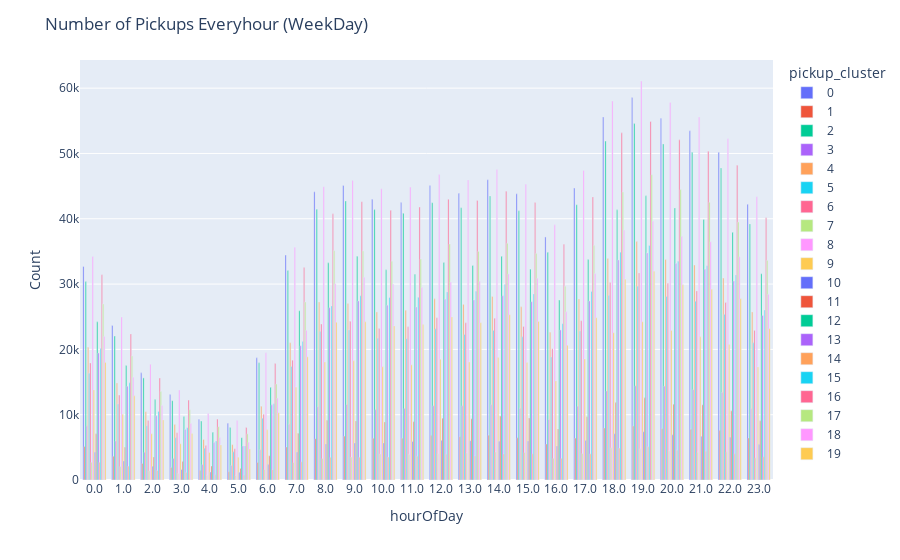

Notebook code for this chart:
### Code cell
# Plot 
temp1 = df[df['dayOfWeek'] < 5]
temp = (temp1.groupby(['pickup_cluster', 'hourOfDay'])['medallion'].count())
temp = temp.reset_index()
temp["pickup_cluster"] = temp["pickup_cluster"].astype(str)
temp["hourOfDay"] = temp["hourOfDay"].astype(str)
fig = px.bar(temp, x='hourOfDay', y='medallion', color='pickup_cluster',
       barmode='group', labels={'medallion': 'Count'})
fig.update_layout(title_text="Number of Pickups Everyhour (WeekDay)")

### Figure 1 — Plotly figure (JSON) as saved in the notebook; plotly's stock layout.template omitted (floating-point values rounded to 4 significant figures)
{"data": [{"alignmentgroup": "True", "hovertemplate": "pickup_cluster=0<br>hourOfDay=%{x}<br>Count=%{y}<extra></extra>", "legendgroup": "0", "marker": {"color": "#636efa", "pattern": {"shape": ""}}, "name": "0", "offsetgroup": "0", "orientation": "v", "showlegend": true, "textposition": "auto", "type": "bar", "x": ["0.0", "1.0", "2.0", "3.0", "4.0", "5.0", "6.0", "7.0", "8.0", "9.0", "10.0", "11.0", "12.0", "13.0", "14.0", "15.0", "16.0", "17.0", "18.0", "19.0", "20.0", "21.0", "22.0", "23.0"], "xaxis": "x", "y": [32693, 23663, 16404, 13101, 9311, 8671, 18706, 34445, 44128, 45098, 42998, 42477, 45095, 43912, 45976, 43824, 37216, 44712, 55592, 58581, 55410, 53479, 50180, 42234], "yaxis": "y"}, {"alignmentgroup": "True", "hovertemplate": "pickup_cluster=1<br>hourOfDay=%{x}<br>Count=%{y}<extra></extra>", "legendgroup": "1", "marker": {"color": "#EF553B", "pattern": {"shape": ""}}, "name": "1", "offsetgroup": "1", "orientation": "v", "showlegend": true, "textposition": "auto", "type": "bar", "x": ["0.0", "1.0", "2.0", "3.0", "4.0", "5.0", "6.0", "7.0", "8.0", "9.0", "10.0", "11.0", "12.0", "13.0", "14.0", "15.0", "16.0", "17.0", "18.0", "19.0", "20.0", "21.0", "22.0", "23.0"], "xaxis": "x", "y": [5124, 3637, 2528, 1928, 1440, 1266, 2693, 5066, 6331, 6723, 6378, 6386, 6799, 6634, 6870, 6457, 5506, 6424, 7946, 8258, 7858, 7788, 7561, 6424], "yaxis": "y"}, {"alignmentgroup": "True", "hovertemplate": "pickup_cluster=2<br>hourOfDay=%{x}<br>Count=%{y}<extra></extra>", "legendgroup": "2", "marker": {"color": "#00cc96", "pattern": {"shape": ""}}, "name": "2", "offsetgroup": "2", "orientation": "v", "showlegend": true, "textposition": "auto", "type": "bar", "x": ["0.0", "1.0", "2.0", "3.0", "4.0", "5.0", "6.0", "7.0", "8.0", "9.0", "10.0", "11.0", "12.0", "13.0", "14.0", "15.0", "16.0", "17.0", "18.0", "19.0", "20.0", "21.0", "22.0", "23.0"], "xaxis": "x", "y": [30382, 22036, 15632, 12143, 9031, 8042, 17957, 32077, 41472, 42734, 41401, 40830, 42462, 41691, 43481, 41227, 34892, 42155, 51907, 54575, 51456, 50179, 47763, 39217], "yaxis": "y"}, {"alignmentgroup": "True", "hovertemplate": "pickup_cluster=3<br>hourOfDay=%{x}<br>Count=%{y}<extra></extra>", "legendgroup": "3", "marker": {"color": "#ab63fa", "pattern": {"shape": ""}}, "name": "3", "offsetgroup": "3", "orientation": "v", "showlegend": true, "textposition": "auto", "type": "bar", "x": ["0.0", "1.0", "2.0", "3.0", "4.0", "5.0", "6.0", "7.0", "8.0", "9.0", "10.0", "11.0", "12.0", "13.0", "14.0", "15.0", "16.0", "17.0", "18.0", "19.0", "20.0", "21.0", "22.0", "23.0"], "xaxis": "x", "y": [8299, 5971, 4262, 3307, 2361, 2233, 4633, 8543, 11217, 11556, 10782, 10970, 11374, 11356, 11522, 11000, 9274, 11297, 13638, 14427, 14376, 13834, 13415, 10904], "yaxis": "y"}, {"alignmentgroup": "True", "hovertemplate": "pickup_cluster=4<br>hourOfDay=%{x}<br>Count=%{y}<extra></extra>", "legendgroup": "4", "marker": {"color": "#FFA15A", "pattern": {"shape": ""}}, "name": "4", "offsetgroup": "4", "orientation": "v", "showlegend": true, "textposition": "auto", "type": "bar", "x": ["0.0", "1.0", "2.0", "3.0", "4.0", "5.0", "6.0", "7.0", "8.0", "9.0", "10.0", "11.0", "12.0", "13.0", "14.0", "15.0", "16.0", "17.0", "18.0", "19.0", "20.0", "21.0", "22.0", "23.0"], "xaxis": "x", "y": [20316, 14868, 10468, 8495, 6220, 5415, 11286, 21016, 27258, 27033, 25732, 25992, 27735, 26894, 28096, 26518, 22632, 27724, 33922, 36511, 33758, 32925, 30924, 25735], "yaxis": "y"}, {"alignmentgroup": "True", "hovertemplate": "pickup_cluster=5<br>hourOfDay=%{x}<br>Count=%{y}<extra></extra>", "legendgroup": "5", "marker": {"color": "#19d3f3", "pattern": {"shape": ""}}, "name": "5", "offsetgroup": "5", "orientation": "v", "showlegend": true, "textposition": "auto", "type": "bar", "x": ["0.0", "1.0", "2.0", "3.0", "4.0", "5.0", "6.0", "7.0", "8.0", "9.0", "10.0", "11.0", "12.0", "13.0", "14.0", "15.0", "16.0", "17.0", "18.0", "19.0", "20.0", "21.0", "22.0", "23.0"], "xaxis": "x", "y": [16357, 11632, 8319, 6460, 4868, 4307, 9461, 17393, 22722, 22987, 21712, 21641, 23141, 22280, 22907, 21920, 18823, 22811, 28255, 29667, 28102, 27361, 25363, 21003], "yaxis": "y"}, {"alignmentgroup": "True", "hovertemplate": "pickup_cluster=6<br>hourOfDay=%{x}<br>Count=%{y}<extra></extra>", "legendgroup": "6", "marker": {"color": "#FF6692", "pattern": {"shape": ""}}, "name": "6", "offsetgroup": "6", "orientation": "v", "showlegend": true, "textposition": "auto", "type": "bar", "x": ["0.0", "1.0", "2.0", "3.0", "4.0", "5.0", "6.0", "7.0", "8.0", "9.0", "10.0", "11.0", "12.0", "13.0", "14.0", "15.0", "16.0", "17.0", "18.0", "19.0", "20.0", "21.0", "22.0", "23.0"], "xaxis": "x", "y": [17934, 13008, 9129, 7254, 5296, 4795, 10057, 18348, 23892, 24299, 23197, 23469, 24852, 24087, 24778, 23512, 20100, 24390, 30248, 31680, 30138, 28953, 27172, 22905], "yaxis": "y"}, {"alignmentgroup": "True", "hovertemplate": "pickup_cluster=7<br>hourOfDay=%{x}<br>Count=%{y}<extra></extra>", "legendgroup": "7", "marker": {"color": "#B6E880", "pattern": {"shape": ""}}, "name": "7", "offsetgroup": "7", "orientation": "v", "showlegend": true, "textposition": "auto", "type": "bar", "x": ["0.0", "1.0", "2.0", "3.0", "4.0", "5.0", "6.0", "7.0", "8.0", "9.0", "10.0", "11.0", "12.0", "13.0", "14.0", "15.0", "16.0", "17.0", "18.0", "19.0", "20.0", "21.0", "22.0", "23.0"], "xaxis": "x", "y": [2718, 2050, 1402, 996, 745, 708, 1608, 2682, 3301, 3517, 3977, 3916, 4003, 4146, 4269, 4211, 3324, 4057, 4931, 4772, 4436, 4246, 4310, 3395], "yaxis": "y"}, {"alignmentgroup": "True", "hovertemplate": "pickup_cluster=8<br>hourOfDay=%{x}<br>Count=%{y}<extra></extra>", "legendgroup": "8", "marker": {"color": "#FF97FF", "pattern": {"shape": ""}}, "name": "8", "offsetgroup": "8", "orientation": "v", "showlegend": true, "textposition": "auto", "type": "bar", "x": ["0.0", "1.0", "2.0", "3.0", "4.0", "5.0", "6.0", "7.0", "8.0", "9.0", "10.0", "11.0", "12.0", "13.0", "14.0", "15.0", "16.0", "17.0", "18.0", "19.0", "20.0", "21.0", "22.0", "23.0"], "xaxis": "x", "y": [34235, 24955, 17729, 13797, 10188, 9103, 19499, 35624, 44913, 45849, 44584, 44848, 46772, 45948, 47540, 45280, 39065, 47402, 58042, 61095, 57817, 55587, 52235, 43380], "yaxis": "y"}, {"alignmentgroup": "True", "hovertemplate": "pickup_cluster=9<br>hourOfDay=%{x}<br>Count=%{y}<extra></extra>", "legendgroup": "9", "marker": {"color": "#FECB52", "pattern": {"shape": ""}}, "name": "9", "offsetgroup": "9", "orientation": "v", "showlegend": true, "textposition": "auto", "type": "bar", "x": ["0.0", "1.0", "2.0", "3.0", "4.0", "5.0", "6.0", "7.0", "8.0", "9.0", "10.0", "11.0", "12.0", "13.0", "14.0", "15.0", "16.0", "17.0", "18.0", "19.0", "20.0", "21.0", "22.0", "23.0"], "xaxis": "x", "y": [13776, 10061, 7080, 5553, 4213, 3485, 7681, 14212, 18066, 18253, 17334, 17630, 18491, 18073, 18764, 17996, 15140, 18545, 22551, 24229, 22889, 21916, 20740, 17315], "yaxis": "y"}, {"alignmentgroup": "True", "hovertemplate": "pickup_cluster=10<br>hourOfDay=%{x}<br>Count=%{y}<extra></extra>", "legendgroup": "10", "marker": {"color": "#636efa", "pattern": {"shape": ""}}, "name": "10", "offsetgroup": "10", "orientation": "v", "showlegend": true, "textposition": "auto", "type": "bar", "x": ["0.0", "1.0", "2.0", "3.0", "4.0", "5.0", "6.0", "7.0", "8.0", "9.0", "10.0", "11.0", "12.0", "13.0", "14.0", "15.0", "16.0", "17.0", "18.0", "19.0", "20.0", "21.0", "22.0", "23.0"], "xaxis": "x", "y": [4238, 2912, 2109, 1604, 1230, 1177, 2357, 4288, 5494, 5667, 5682, 5904, 6078, 6025, 5951, 5961, 5196, 6054, 7085, 7396, 6934, 6686, 6534, 5420], "yaxis": "y"}, {"alignmentgroup": "True", "hovertemplate": "pickup_cluster=11<br>hourOfDay=%{x}<br>Count=%{y}<extra></extra>", "legendgroup": "11", "marker": {"color": "#EF553B", "pattern": {"shape": ""}}, "name": "11", "offsetgroup": "11", "orientation": "v", "showlegend": true, "textposition": "auto", "type": "bar", "x": ["0.0", "1.0", "2.0", "3.0", "4.0", "5.0", "6.0", "7.0", "8.0", "9.0", "10.0", "11.0", "12.0", "13.0", "14.0", "15.0", "16.0", "17.0", "18.0", "19.0", "20.0", "21.0", "22.0", "23.0"], "xaxis": "x", "y": [7071, 5012, 3513, 2826, 2144, 1775, 3719, 7149, 9139, 9029, 8894, 8932, 9462, 9380, 9785, 9500, 7794, 9690, 11855, 12580, 11615, 11515, 10595, 9064], "yaxis": "y"}, {"alignmentgroup": "True", "hovertemplate": "pickup_cluster=12<br>hourOfDay=%{x}<br>Count=%{y}<extra></extra>", "legendgroup": "12", "marker": {"color": "#00cc96", "pattern": {"shape": ""}}, "name": "12", "offsetgroup": "12", "orientation": "v", "showlegend": true, "textposition": "auto", "type": "bar", "x": ["0.0", "1.0", "2.0", "3.0", "4.0", "5.0", "6.0", "7.0", "8.0", "9.0", "10.0", "11.0", "12.0", "13.0", "14.0", "15.0", "16.0", "17.0", "18.0", "19.0", "20.0", "21.0", "22.0", "23.0"], "xaxis": "x", "y": [24216, 17537, 12310, 9734, 7307, 6487, 14185, 25917, 33250, 34277, 32191, 31522, 33309, 32845, 34257, 32287, 27545, 33752, 41364, 43519, 41664, 39889, 37930, 31585], "yaxis": "y"}, {"alignmentgroup": "True", "hovertemplate": "pickup_cluster=13<br>hourOfDay=%{x}<br>Count=%{y}<extra></extra>", "legendgroup": "13", "marker": {"color": "#ab63fa", "pattern": {"shape": ""}}, "name": "13", "offsetgroup": "13", "orientation": "v", "showlegend": true, "textposition": "auto", "type": "bar", "x": ["0.0", "1.0", "2.0", "3.0", "4.0", "5.0", "6.0", "7.0", "8.0", "9.0", "10.0", "11.0", "12.0", "13.0", "14.0", "15.0", "16.0", "17.0", "18.0", "19.0", "20.0", "21.0", "22.0", "23.0"], "xaxis": "x", "y": [19451, 14361, 9840, 7751, 5733, 5215, 11508, 20563, 26385, 27419, 26763, 26476, 27678, 27571, 28210, 27308, 22980, 27399, 33670, 34771, 33148, 32273, 30465, 25191], "yaxis": "y"}, {"alignmentgroup": "True", "hovertemplate": "pickup_cluster=14<br>hourOfDay=%{x}<br>Count=%{y}<extra></extra>", "legendgroup": "14", "marker": {"color": "#FFA15A", "pattern": {"shape": ""}}, "name": "14", "offsetgroup": "14", "orientation": "v", "showlegend": true, "textposition": "auto", "type": "bar", "x": ["0.0", "1.0", "2.0", "3.0", "4.0", "5.0", "6.0", "7.0", "8.0", "9.0", "10.0", "11.0", "12.0", "13.0", "14.0", "15.0", "16.0", "17.0", "18.0", "19.0", "20.0", "21.0", "22.0", "23.0"], "xaxis": "x", "y": [2720, 2132, 1465, 1159, 801, 718, 1588, 2797, 3471, 3499, 3526, 3640, 3930, 3658, 3976, 4016, 3326, 4010, 4886, 5101, 4571, 4418, 4016, 3549], "yaxis": "y"}, {"alignmentgroup": "True", "hovertemplate": "pickup_cluster=15<br>hourOfDay=%{x}<br>Count=%{y}<extra></extra>", "legendgroup": "15", "marker": {"color": "#19d3f3", "pattern": {"shape": ""}}, "name": "15", "offsetgroup": "15", "orientation": "v", "showlegend": true, "textposition": "auto", "type": "bar", "x": ["0.0", "1.0", "2.0", "3.0", "4.0", "5.0", "6.0", "7.0", "8.0", "9.0", "10.0", "11.0", "12.0", "13.0", "14.0", "15.0", "16.0", "17.0", "18.0", "19.0", "20.0", "21.0", "22.0", "23.0"], "xaxis": "x", "y": [20119, 14883, 10503, 8004, 5972, 5201, 11694, 21210, 26654, 28210, 27947, 27972, 28802, 28913, 29944, 28463, 23933, 28882, 34883, 35918, 33495, 32813, 31405, 26016], "yaxis": "y"}, {"alignmentgroup": "True", "hovertemplate": "pickup_cluster=16<br>hourOfDay=%{x}<br>Count=%{y}<extra></extra>", "legendgroup": "16", "marker": {"color": "#FF6692", "pattern": {"shape": ""}}, "name": "16", "offsetgroup": "16", "orientation": "v", "showlegend": true, "textposition": "auto", "type": "bar", "x": ["0.0", "1.0", "2.0", "3.0", "4.0", "5.0", "6.0", "7.0", "8.0", "9.0", "10.0", "11.0", "12.0", "13.0", "14.0", "15.0", "16.0", "17.0", "18.0", "19.0", "20.0", "21.0", "22.0", "23.0"], "xaxis": "x", "y": [31443, 22373, 15601, 12242, 9328, 8043, 17840, 32529, 40758, 42623, 41301, 41809, 43002, 42815, 44221, 42505, 36094, 43351, 53161, 54901, 52084, 50352, 48189, 40143], "yaxis": "y"}, {"alignmentgroup": "True", "hovertemplate": "pickup_cluster=17<br>hourOfDay=%{x}<br>Count=%{y}<extra></extra>", "legendgroup": "17", "marker": {"color": "#B6E880", "pattern": {"shape": ""}}, "name": "17", "offsetgroup": "17", "orientation": "v", "showlegend": true, "textposition": "auto", "type": "bar", "x": ["0.0", "1.0", "2.0", "3.0", "4.0", "5.0", "6.0", "7.0", "8.0", "9.0", "10.0", "11.0", "12.0", "13.0", "14.0", "15.0", "16.0", "17.0", "18.0", "19.0", "20.0", "21.0", "22.0", "23.0"], "xaxis": "x", "y": [26953, 18993, 13567, 10754, 8171, 7061, 14697, 27255, 35118, 35048, 33510, 33827, 36121, 35010, 36248, 34673, 29682, 35896, 44106, 46743, 44467, 42517, 39493, 33625], "yaxis": "y"}, {"alignmentgroup": "True", "hovertemplate": "pickup_cluster=18<br>hourOfDay=%{x}<br>Count=%{y}<extra></extra>", "legendgroup": "18", "marker": {"color": "#FF97FF", "pattern": {"shape": ""}}, "name": "18", "offsetgroup": "18", "orientation": "v", "showlegend": true, "textposition": "auto", "type": "bar", "x": ["0.0", "1.0", "2.0", "3.0", "4.0", "5.0", "6.0", "7.0", "8.0", "9.0", "10.0", "11.0", "12.0", "13.0", "14.0", "15.0", "16.0", "17.0", "18.0", "19.0", "20.0", "21.0", "22.0", "23.0"], "xaxis": "x", "y": [21980, 15723, 11417, 8665, 6512, 5787, 12548, 22921, 30033, 31028, 29965, 29474, 30318, 30425, 31554, 30894, 25748, 31597, 38228, 39637, 37282, 36488, 34189, 28433], "yaxis": "y"}, {"alignmentgroup": "True", "hovertemplate": "pickup_cluster=19<br>hourOfDay=%{x}<br>Count=%{y}<extra></extra>", "legendgroup": "19", "marker": {"color": "#FECB52", "pattern": {"shape": ""}}, "name": "19", "offsetgroup": "19", "orientation": "v", "showlegend": true, "textposition": "auto", "type": "bar", "x": ["0.0", "1.0", "2.0", "3.0", "4.0", "5.0", "6.0", "7.0", "8.0", "9.0", "10.0", "11.0", "12.0", "13.0", "14.0", "15.0", "16.0", "17.0", "18.0", "19.0", "20.0", "21.0", "22.0", "23.0"], "xaxis": "x", "y": [17984, 12885, 9173, 7137, 5372, 4761, 10299, 18861, 24143, 24225, 23566, 23797, 24940, 24084, 25305, 24281, 20619, 24861, 30741, 31983, 29912, 29215, 27758, 23172], "yaxis": "y"}], "layout": {"barmode": "group", "legend": {"title": {"text": "pickup_cluster"}, "tracegroupgap": 0}, "margin": {"t": 60}, "title": {"text": "Number of Pickups Everyhour (WeekDay)"}, "xaxis": {"anchor": "y", "domain": [0, 1], "title": {"text": "hourOfDay"}}, "yaxis": {"anchor": "x", "domain": [0, 1], "title": {"text": "Count"}}}}
